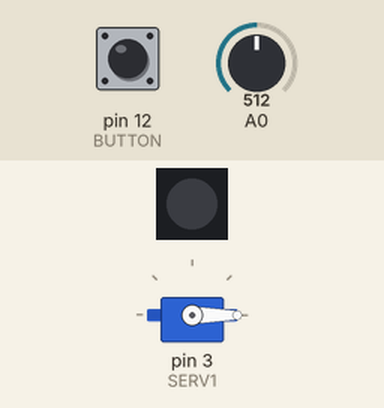
Bench run of a sketch on a simulated Arduino Mega 2560, built with avr-gcc and run on an emulated ATmega2560. Shown: servo, 1 RGB LEDs in strip order, left to right. The inputs (shaded band) are chosen by the test bench; at power-on: pin 12 (BUTTON) HIGH, A0 = 512. Dim RGB values are drawn brighter than linear; what the sketch prints to the serial monitor is not drawn.

Above: at 1.2 s.
1.3 s: pin 12 (BUTTON) pulled LOW for 0.15 s
At 1.6 s:
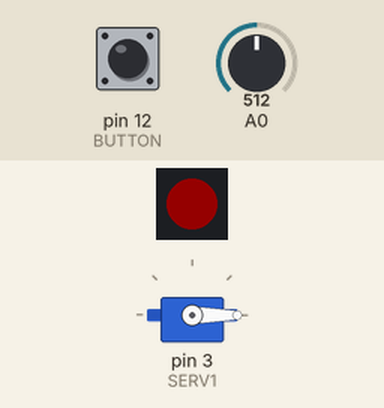
2.9 s: pin 12 (BUTTON) pulled LOW for 1 s
At 4.0 s:
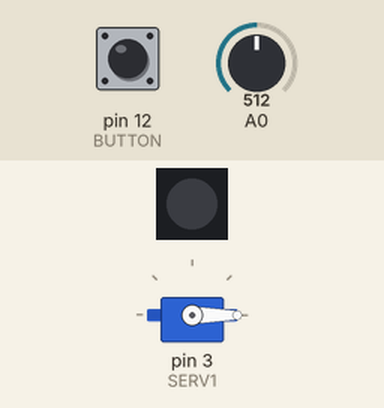
5.4 s: pin 12 (BUTTON) pulled LOW for 3.2 s
At 5.9 s:
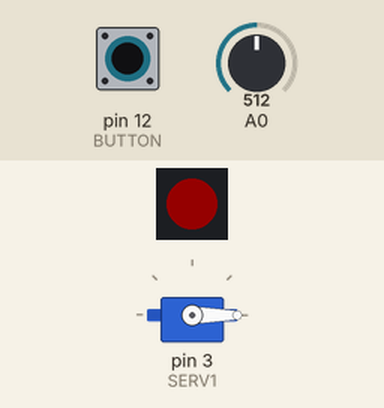
10.1 s: A0 set to 545
11.6 s: A0 set to 573
Timing chart, 0 to 14.5 s (numbered marks = the images above; inputs shaded):
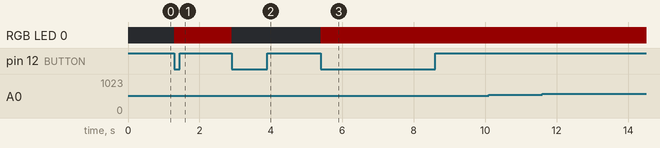

The sketch:

fly_solo.ino
```cpp
#include <FastLED.h>
#include <Servo.h>

#define SOLENOID 2
#define PUMP 9
#define BUTTON 12
#define JOYX A0
#define JOYY A1
#define SERV1 3
#define SERV2 5
#define SERV3 6
#define OFF 0
#define LO 51
#define HI 100
#define DS 20
#define LIGHT A2
#define TEMP A3
#define NEOPIXELPIN 8
#define NUM_LEDS 1
CRGB leds[NUM_LEDS];
#define DATA_PIN NEOPIXELPIN
#define BRIGHTNESS 20

//DEFINE SDA AND SCL PINS
  #define SCL_PIN 0                 //COMMUNICATION PIN 20 ON MEGA
  #define SCL_PORT PORTD

  #define SDA_PIN 1                 //COMMUNICATION PIN 21 ON MEGA
  #define SDA_PORT PORTD

//CONFIGURE I2C MODES
  #define I2C_TIMEOUT 100           //PREVENT SLAVE DEVICES FROM STRETCHING LOW PERIOD OF THE CLOCK INDEFINITELY AND LOCKING UP MCU BY DEFINING TIMEOUT
  //#define I2C_NOINTERRUPT 1       //SET TO 1 IF SMBus DEVICE CAN TIMEOUT
  //#define I2C_FASTMODE 1          //THE STANDARD I2C FREQ IS 100kHz.  USE THIS TO PERMIT FASTER UP TO 400kHz.
  //#define I2C_SLOWMODE 1            //THE STANDARD I2C FREQ IS 100kHz.  USE THIS TO PERMIT SLOWER, DOWN TO 25kHz.
  #define BAUD_RATE 115200

/**********************************
 * CONFIGURE SERIAL LIBRARY
 **********************************/
  //#include <SoftwareSerial.h>
  //#include <Serial.h>
  #include <Wire.h>
#include <Servo.h>

#define SERV1 3
#define MIN_SERVO  0
#define MAX_SERVO  180
#define STEP_SERVO 18

#define DEBOUNCE_MS 100
#define JOY_MID 512
#define NULL_ZONE 50

bool on = false;

int update_servo(int value, int pin, Servo servo) {
  int delta = analogRead(pin) - JOY_MID;
  if (abs(delta) > NULL_ZONE && on) {
    //Serial.print("Incoming value is:  ");
    //Serial.println(value);
    //Serial.print("Current raw delta is:  ");
    //Serial.println(delta);
    //  Upper bound of (map) is never hit, so we need to do -N, N+1 below...
    delta = map(delta, -JOY_MID, JOY_MID, -1, 2);
    //Serial.print("Current mapped delta is:  ");
    //Serial.println(delta);
    value = constrain(value + delta, LO, HI);

    Serial.print("New value is:  ");
    Serial.println(value);
    servo.write(value);
    delay(30);
  }
  if(digitalRead(BUTTON) == LOW){
    if(on){
      on = false;
      servo.write(OFF);
      leds[0] = CRGB::Black;
    }
    else{
      on = true;
      servo.write(value);
      leds[0] = CRGB::Red;
    }
    FastLED.show();
    while(digitalRead(BUTTON) == LOW){
      delay(100);
    }
  }
  return value;
}

/**********************************
 * DEFINE VARIABLES AND SMBus MAPPINGS
 **********************************/
  #define BATT_SMBUS_ADDR                     0x0B                ///< I2C address
  #define BATT_SMBUS_ADDR_MIN                 0x08                ///< lowest possible address
  #define BATT_SMBUS_ADDR_MAX                 0x7F                ///< highest possible address
//BUS MAPPINGS FROM DEV.3DR
  #define BATT_SMBUS_TEMP                     0x08                ///< temperature register
  #define BATT_SMBUS_VOLTAGE                  0x09                ///< voltage register
  #define BATT_SMBUS_REMAINING_CAPACITY       0x0f                ///< predicted remaining battery capacity as a percentage
  #define BATT_SMBUS_FULL_CHARGE_CAPACITY     0x10                ///< capacity when fully charged
  #define BATT_SMBUS_DESIGN_CAPACITY          0x18                ///< design capacity register
  #define BATT_SMBUS_DESIGN_VOLTAGE           0x19                ///< design voltage register
  #define BATT_SMBUS_SERIALNUM                0x1c                ///< serial number register
  #define BATT_SMBUS_MANUFACTURE_NAME         0x20                ///< manufacturer name
  #define BATT_SMBUS_MANUFACTURE_DATA         0x23                ///< manufacturer data
  #define BATT_SMBUS_MANUFACTURE_INFO         0x25                ///< cell voltage register
  #define BATT_SMBUS_CURRENT                  0x2a                ///< current register
  #define BATT_SMBUS_MEASUREMENT_INTERVAL_US  (1000000 / 10)      ///< time in microseconds, measure at 10hz
  #define BATT_SMBUS_TIMEOUT_US               10000000            ///< timeout looking for battery 10seconds after startup
  #define BATT_SMBUS_BUTTON_DEBOUNCE_MS       300                 ///< button holds longer than this time will cause a power off event

  #define BATT_SMBUS_PEC_POLYNOMIAL           0x07                ///< Polynomial for calculating PEC
  #define BATT_SMBUS_I2C_BUS                  PX4_I2C_BUS_EXPANSION
//BUS MAPPINGS FROM SMBus PROTOCOL DOCUMENTATION
#define BATTERY_MODE             0x03
#define CURRENT                  0x0A
#define RELATIVE_SOC             0x0D
#define ABSOLUTE_SOC             0x0E
#define TIME_TO_FULL             0x13
#define CHARGING_CURRENT         0x14
#define CHARGING_VOLTAGE         0x15
#define BATTERY_STATUS           0x16
#define CYCLE_COUNT              0x17
#define SPEC_INFO                0x1A
#define MFG_DATE                 0x1B
#define DEV_NAME                 0x21   // String
#define CELL_CHEM                0x22   // String
#define CELL4_VOLTAGE            0x3C   // Indidual cell voltages don't work on Lenovo and Dell Packs
#define CELL3_VOLTAGE            0x3D
#define CELL2_VOLTAGE            0x3E
#define CELL1_VOLTAGE            0x3F
#define STATE_OF_HEALTH          0x4F
//END BUS MAPPINGS

  #define bufferLen 32
  uint8_t i2cBuffer[bufferLen];

// standard I2C address for Smart Battery packs
  byte deviceAddress = BATT_SMBUS_ADDR;


Servo control;
void setup(){
  FastLED.addLeds<WS2811, DATA_PIN, RGB>(leds, NUM_LEDS);
  FastLED.setBrightness(BRIGHTNESS);
  pinMode(BUTTON, INPUT_PULLUP);

  //INITIATE SERIAL CONSOLE
    Serial.begin(BAUD_RATE);
    Wire.begin();

    Serial.flush();

    while (!Serial) {
    ;                                                       //wait for Console port to connect.
    }

    Serial.println("Console Initialized");

    Serial.println("I2C Inialized");
    scan();
    control.attach(SERV1);
    control.write(OFF);
    control.write(LO);
    delay(50);
    control.write(OFF);
    if(false){
      for(int setting = LO; setting <= HI; setting+=DS){
	if(setting/DS % 2){
	  leds[0] = CRGB::Black;
	}
	else{
	  leds[0] = CRGB::Red;
	}
	FastLED.show();
	control.write(setting);
	delay(500);
      }
      for(int setting = HI; setting >= LO; setting-=DS){
	if(setting/DS % 2){
	  leds[0] = CRGB::Black;
	}
	else{
	  leds[0] = CRGB::Green;
	}
	FastLED.show();
	control.write(setting);
	delay(500);
      }
    }
}

int fetchWord(byte func){
  byte b1, b2;

  Wire.requestFrom(deviceAddress, (byte)3);
  if(Wire.available() > 1){
    b1 = Wire.read();
    b2 = Wire.read();
  }
  return (int)b1|((( int)b2)<<8);
}

uint8_t i2c_smbus_read_block ( uint8_t command, uint8_t* blockBuffer, uint8_t blockBufferLen){
  return 0;
}

void scan(){
}

int setting = LO;
void loop(){
  setting = update_servo(setting, JOYX, control);
}
```

Measured:
- after the input at 1.3 s, RGB LED 0: off → RGB(20, 0, 0) at once
- after the input at 2.9 s, RGB LED 0: RGB(20, 0, 0) → off at once
- after the input at 5.4 s, RGB LED 0: off → RGB(20, 0, 0) at once
- after the input at 10.1 s, every drawn part: stays the same
- after the input at 11.6 s, every drawn part: stays the same
